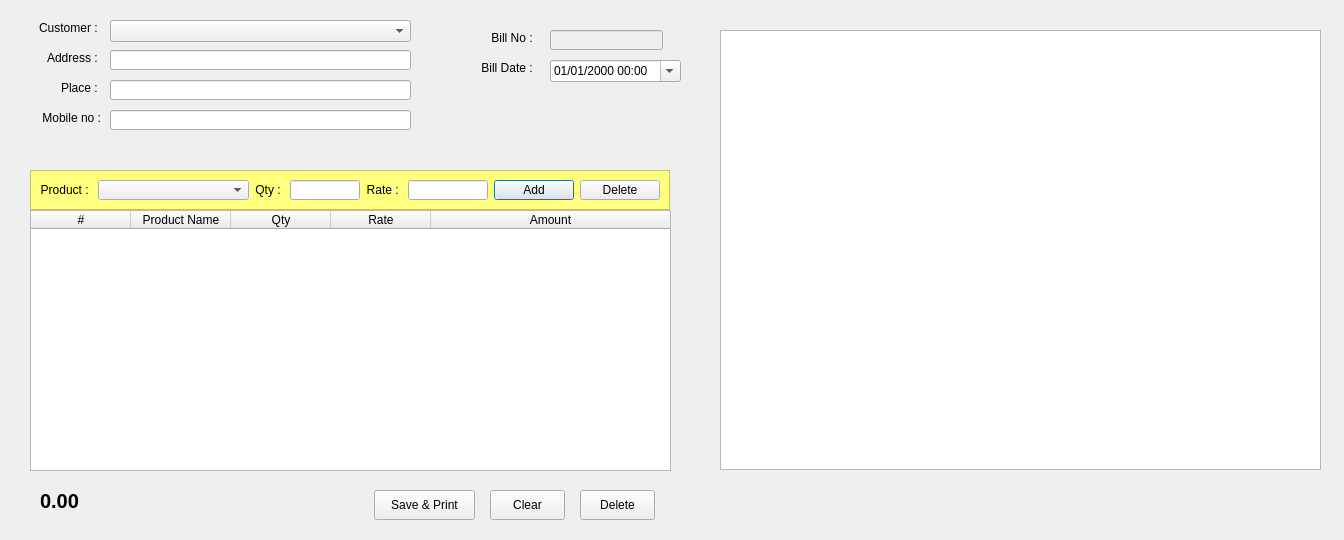
<?xml version="1.0" encoding="UTF-8"?>
<ui version="4.0">
 <class>BillEntry</class>
 <widget class="QDialog" name="BillEntry">
  <property name="windowModality">
   <enum>Qt::ApplicationModal</enum>
  </property>
  <property name="geometry">
   <rect>
    <x>0</x>
    <y>0</y>
    <width>1344</width>
    <height>540</height>
   </rect>
  </property>
  <property name="windowTitle">
   <string>Billing</string>
  </property>
  <widget class="QLabel" name="lblAddress">
   <property name="geometry">
    <rect>
     <x>450</x>
     <y>30</y>
     <width>86</width>
     <height>16</height>
    </rect>
   </property>
   <property name="text">
    <string>Bill No : </string>
   </property>
   <property name="alignment">
    <set>Qt::AlignRight|Qt::AlignTrailing|Qt::AlignVCenter</set>
   </property>
  </widget>
  <widget class="QLineEdit" name="lEBillNo">
   <property name="enabled">
    <bool>false</bool>
   </property>
   <property name="geometry">
    <rect>
     <x>550</x>
     <y>30</y>
     <width>113</width>
     <height>20</height>
    </rect>
   </property>
  </widget>
  <widget class="QLabel" name="lblAddress_2">
   <property name="geometry">
    <rect>
     <x>450</x>
     <y>60</y>
     <width>86</width>
     <height>16</height>
    </rect>
   </property>
   <property name="text">
    <string>Bill Date : </string>
   </property>
   <property name="alignment">
    <set>Qt::AlignRight|Qt::AlignTrailing|Qt::AlignVCenter</set>
   </property>
  </widget>
  <widget class="QDateTimeEdit" name="dateTimeEdit">
   <property name="geometry">
    <rect>
     <x>550</x>
     <y>60</y>
     <width>131</width>
     <height>22</height>
    </rect>
   </property>
   <property name="displayFormat">
    <string>MM/dd/yyyy HH:mm</string>
   </property>
   <property name="calendarPopup">
    <bool>true</bool>
   </property>
  </widget>
  <widget class="QLabel" name="lblAddress_3">
   <property name="geometry">
    <rect>
     <x>10</x>
     <y>20</y>
     <width>91</width>
     <height>16</height>
    </rect>
   </property>
   <property name="text">
    <string>Customer : </string>
   </property>
   <property name="alignment">
    <set>Qt::AlignRight|Qt::AlignTrailing|Qt::AlignVCenter</set>
   </property>
  </widget>
  <widget class="QComboBox" name="comboCustomer">
   <property name="geometry">
    <rect>
     <x>110</x>
     <y>20</y>
     <width>301</width>
     <height>22</height>
    </rect>
   </property>
  </widget>
  <widget class="QLineEdit" name="lEAddress">
   <property name="enabled">
    <bool>true</bool>
   </property>
   <property name="geometry">
    <rect>
     <x>110</x>
     <y>50</y>
     <width>301</width>
     <height>20</height>
    </rect>
   </property>
   <property name="readOnly">
    <bool>true</bool>
   </property>
  </widget>
  <widget class="QLineEdit" name="lEPlace">
   <property name="enabled">
    <bool>true</bool>
   </property>
   <property name="geometry">
    <rect>
     <x>110</x>
     <y>80</y>
     <width>301</width>
     <height>20</height>
    </rect>
   </property>
   <property name="readOnly">
    <bool>true</bool>
   </property>
  </widget>
  <widget class="QLineEdit" name="lEMobileNo">
   <property name="enabled">
    <bool>true</bool>
   </property>
   <property name="geometry">
    <rect>
     <x>110</x>
     <y>110</y>
     <width>301</width>
     <height>20</height>
    </rect>
   </property>
   <property name="readOnly">
    <bool>true</bool>
   </property>
  </widget>
  <widget class="QFrame" name="frame">
   <property name="geometry">
    <rect>
     <x>30</x>
     <y>170</y>
     <width>640</width>
     <height>40</height>
    </rect>
   </property>
   <property name="styleSheet">
    <string notr="true">#frame{background-color: rgb(255, 255, 127);}</string>
   </property>
   <property name="frameShape">
    <enum>QFrame::StyledPanel</enum>
   </property>
   <property name="frameShadow">
    <enum>QFrame::Raised</enum>
   </property>
   <layout class="QGridLayout" name="gridLayout">
    <item row="0" column="4">
     <widget class="QLabel" name="lblAddress_6">
      <property name="text">
       <string>Rate : </string>
      </property>
      <property name="alignment">
       <set>Qt::AlignRight|Qt::AlignTrailing|Qt::AlignVCenter</set>
      </property>
     </widget>
    </item>
    <item row="0" column="2">
     <widget class="QLabel" name="lblAddress_5">
      <property name="text">
       <string>Qty : </string>
      </property>
      <property name="alignment">
       <set>Qt::AlignRight|Qt::AlignTrailing|Qt::AlignVCenter</set>
      </property>
     </widget>
    </item>
    <item row="0" column="5">
     <widget class="QLineEdit" name="lERate">
      <property name="sizePolicy">
       <sizepolicy hsizetype="Maximum" vsizetype="Fixed">
        <horstretch>0</horstretch>
        <verstretch>0</verstretch>
       </sizepolicy>
      </property>
      <property name="maximumSize">
       <size>
        <width>80</width>
        <height>16777215</height>
       </size>
      </property>
     </widget>
    </item>
    <item row="0" column="3">
     <widget class="QLineEdit" name="lEQty">
      <property name="maximumSize">
       <size>
        <width>70</width>
        <height>16777215</height>
       </size>
      </property>
     </widget>
    </item>
    <item row="0" column="1">
     <widget class="QComboBox" name="comboProduct">
      <property name="sizePolicy">
       <sizepolicy hsizetype="Expanding" vsizetype="Fixed">
        <horstretch>0</horstretch>
        <verstretch>0</verstretch>
       </sizepolicy>
      </property>
     </widget>
    </item>
    <item row="0" column="0">
     <widget class="QLabel" name="lblAddress_4">
      <property name="text">
       <string>Product : </string>
      </property>
      <property name="alignment">
       <set>Qt::AlignRight|Qt::AlignTrailing|Qt::AlignVCenter</set>
      </property>
     </widget>
    </item>
    <item row="0" column="6">
     <widget class="QPushButton" name="pBtnAdd">
      <property name="text">
       <string>Add</string>
      </property>
     </widget>
    </item>
    <item row="0" column="7">
     <widget class="QPushButton" name="pBtnDelLine">
      <property name="text">
       <string>Delete</string>
      </property>
     </widget>
    </item>
   </layout>
  </widget>
  <widget class="QTableWidget" name="tableBill">
   <property name="geometry">
    <rect>
     <x>30</x>
     <y>210</y>
     <width>641</width>
     <height>261</height>
    </rect>
   </property>
   <property name="editTriggers">
    <set>QAbstractItemView::NoEditTriggers</set>
   </property>
   <property name="selectionMode">
    <enum>QAbstractItemView::SingleSelection</enum>
   </property>
   <property name="selectionBehavior">
    <enum>QAbstractItemView::SelectRows</enum>
   </property>
   <attribute name="horizontalHeaderStretchLastSection">
    <bool>true</bool>
   </attribute>
   <column>
    <property name="text">
     <string>#</string>
    </property>
   </column>
   <column>
    <property name="text">
     <string>Product Name</string>
    </property>
   </column>
   <column>
    <property name="text">
     <string>Qty</string>
    </property>
   </column>
   <column>
    <property name="text">
     <string>Rate</string>
    </property>
   </column>
   <column>
    <property name="text">
     <string>Amount</string>
    </property>
   </column>
  </widget>
  <widget class="QPushButton" name="pBSave">
   <property name="geometry">
    <rect>
     <x>374</x>
     <y>490</y>
     <width>101</width>
     <height>30</height>
    </rect>
   </property>
   <property name="sizePolicy">
    <sizepolicy hsizetype="Minimum" vsizetype="Fixed">
     <horstretch>0</horstretch>
     <verstretch>0</verstretch>
    </sizepolicy>
   </property>
   <property name="minimumSize">
    <size>
     <width>0</width>
     <height>30</height>
    </size>
   </property>
   <property name="text">
    <string>Save &amp;&amp; Print</string>
   </property>
   <property name="autoDefault">
    <bool>false</bool>
   </property>
  </widget>
  <widget class="QPushButton" name="pBCancel">
   <property name="geometry">
    <rect>
     <x>490</x>
     <y>490</y>
     <width>75</width>
     <height>30</height>
    </rect>
   </property>
   <property name="sizePolicy">
    <sizepolicy hsizetype="Minimum" vsizetype="Fixed">
     <horstretch>0</horstretch>
     <verstretch>0</verstretch>
    </sizepolicy>
   </property>
   <property name="minimumSize">
    <size>
     <width>0</width>
     <height>30</height>
    </size>
   </property>
   <property name="text">
    <string>Clear</string>
   </property>
   <property name="autoDefault">
    <bool>false</bool>
   </property>
  </widget>
  <widget class="QPushButton" name="pBDelete">
   <property name="geometry">
    <rect>
     <x>580</x>
     <y>490</y>
     <width>75</width>
     <height>30</height>
    </rect>
   </property>
   <property name="sizePolicy">
    <sizepolicy hsizetype="Minimum" vsizetype="Fixed">
     <horstretch>0</horstretch>
     <verstretch>0</verstretch>
    </sizepolicy>
   </property>
   <property name="minimumSize">
    <size>
     <width>0</width>
     <height>30</height>
    </size>
   </property>
   <property name="text">
    <string>Delete</string>
   </property>
   <property name="autoDefault">
    <bool>false</bool>
   </property>
  </widget>
  <widget class="QTableView" name="tableList">
   <property name="geometry">
    <rect>
     <x>720</x>
     <y>30</y>
     <width>601</width>
     <height>440</height>
    </rect>
   </property>
   <property name="selectionMode">
    <enum>QAbstractItemView::SingleSelection</enum>
   </property>
   <property name="selectionBehavior">
    <enum>QAbstractItemView::SelectRows</enum>
   </property>
   <attribute name="horizontalHeaderStretchLastSection">
    <bool>true</bool>
   </attribute>
  </widget>
  <widget class="QLabel" name="labelTotal">
   <property name="geometry">
    <rect>
     <x>40</x>
     <y>485</y>
     <width>171</width>
     <height>31</height>
    </rect>
   </property>
   <property name="font">
    <font>
     <pointsize>15</pointsize>
     <bold>true</bold>
    </font>
   </property>
   <property name="text">
    <string>0.00</string>
   </property>
   <property name="alignment">
    <set>Qt::AlignLeading|Qt::AlignLeft|Qt::AlignVCenter</set>
   </property>
  </widget>
  <widget class="QLabel" name="lblAddress_7">
   <property name="geometry">
    <rect>
     <x>10</x>
     <y>50</y>
     <width>91</width>
     <height>16</height>
    </rect>
   </property>
   <property name="text">
    <string>Address : </string>
   </property>
   <property name="alignment">
    <set>Qt::AlignRight|Qt::AlignTrailing|Qt::AlignVCenter</set>
   </property>
  </widget>
  <widget class="QLabel" name="lblAddress_8">
   <property name="geometry">
    <rect>
     <x>10</x>
     <y>80</y>
     <width>91</width>
     <height>16</height>
    </rect>
   </property>
   <property name="text">
    <string>Place : </string>
   </property>
   <property name="alignment">
    <set>Qt::AlignRight|Qt::AlignTrailing|Qt::AlignVCenter</set>
   </property>
  </widget>
  <widget class="QLabel" name="lblAddress_9">
   <property name="geometry">
    <rect>
     <x>10</x>
     <y>110</y>
     <width>91</width>
     <height>16</height>
    </rect>
   </property>
   <property name="text">
    <string>Mobile no :</string>
   </property>
   <property name="alignment">
    <set>Qt::AlignRight|Qt::AlignTrailing|Qt::AlignVCenter</set>
   </property>
  </widget>
 </widget>
 <resources/>
 <connections/>
</ui>
